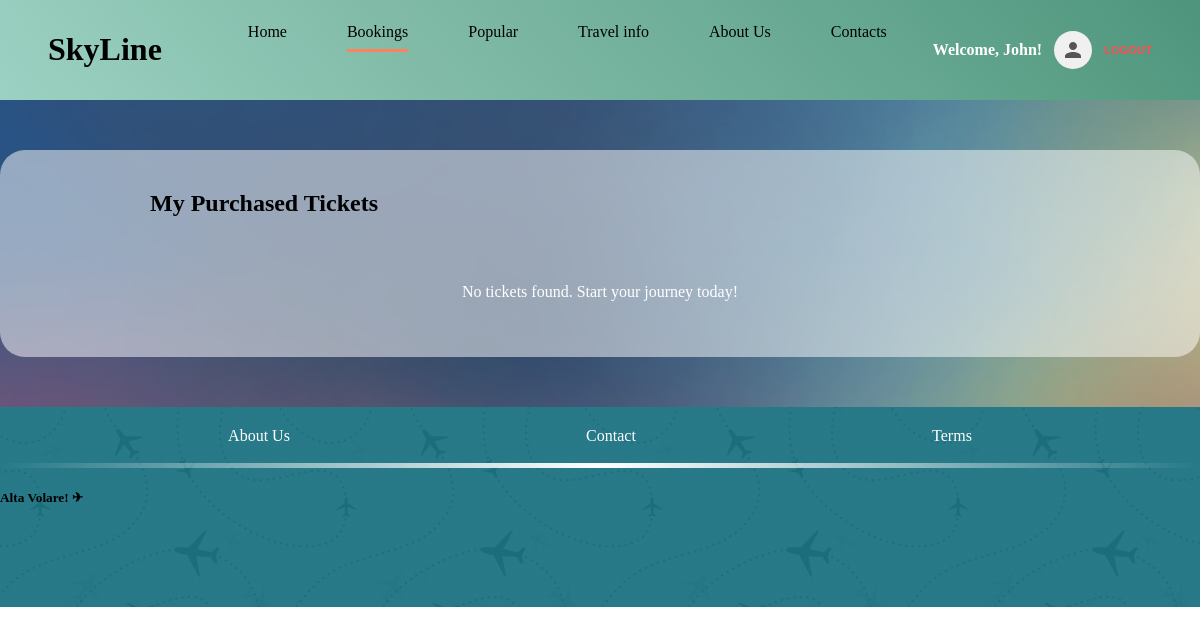
The app's page /booked-flights (signed in), older data.
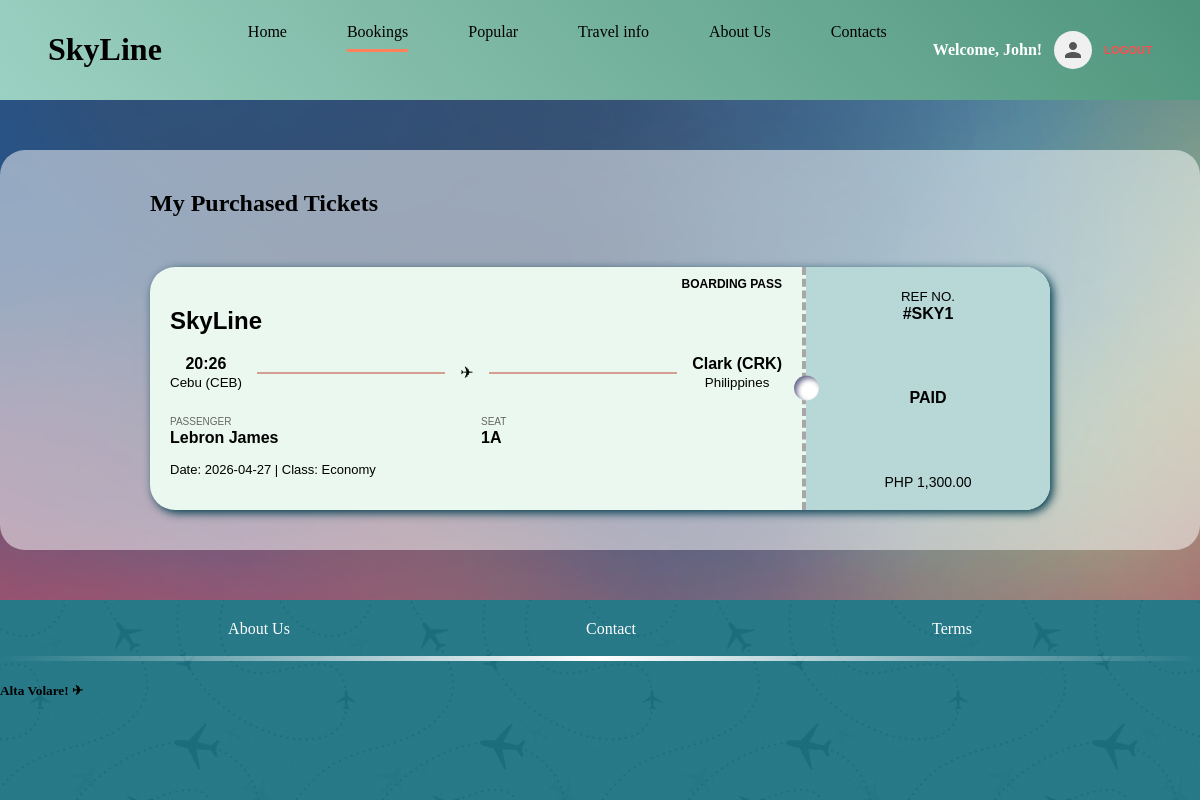
The same page, newer data.
### app.py (models this page shows)
class Booking(db.Model):
    id = db.Column(db.Integer, primary_key=True)
    user_id = db.Column(db.Integer, db.ForeignKey('user.id'), nullable=False)
    flight_id = db.Column(db.Integer, db.ForeignKey('flight.id'), nullable=False)
    flight = db.relationship('Flight', backref='bookings')
    first_name = db.Column(db.String(100))
    middle_initial = db.Column(db.String(1))
    last_name = db.Column(db.String(100))
    suffix = db.Column(db.String(10))
    dob = db.Column(db.String(20))
    nationality = db.Column(db.String(50))
    status = db.Column(db.String(50)) # Senior, Child, etc.
    tier = db.Column(db.String(20)) # Economy, Business, First
    seat_number = db.Column(db.String(10))
    total_paid = db.Column(db.Float)
    payment_method = db.Column(db.String(20))
    seats_remaining_after = db.Column(db.Integer)

class Flight(db.Model):
    id = db.Column(db.Integer, primary_key=True)
    from_country = db.Column(db.String(50), nullable=False)
    from_city = db.Column(db.String(50), nullable=False)
    to_country = db.Column(db.String(50), nullable=False)
    to_city = db.Column(db.String(50), nullable=False)
    dep_date = db.Column(db.String(20), nullable=False)
    dep_time = db.Column(db.String(20), nullable=False)
    ret_date = db.Column(db.String(20), nullable=False)
    ret_time = db.Column(db.String(20), nullable=False)
    duration = db.Column(db.String(20), nullable=False)
    tickets_economy = db.Column(db.Integer)
    tickets_business = db.Column(db.Integer)
    tickets_first = db.Column(db.Integer)
    price = db.Column(db.Float, nullable=False)
    promo_code = db.Column(db.String(50), nullable=False)
    trip_type=db.Column(db.String(50), nullable=False)

### app.py (the view)
@app.route('/booked-flights')
def bookedflights():
    if 'user_id' not in session:
        return redirect(url_for('login'))
    user_tickets = Booking.query.filter_by(user_id=session['user_id']).all()
    return render_template('bookedflights.html', purchased_tickets=user_tickets)

### app.py (called while the page is built)
@app.after_request
def add_header(response):
    response.headers["Cache-Control"] = "no-cache, no-store, must-revalidate"
    response.headers["Pragma"] = "no-cache"
    response.headers["Expires"] = "0"
    return response

### templates/bookedflights.html (shortened to what the changed rows need)
<!DOCTYPE html>
<html lang="en">
<head>
    <link rel="stylesheet" href="{{ url_for('static', filename='style.css') }}">
</head>
<body class="body">
    <div class="nav">
        <div class="logo"><h1>SkyLine</h1></div>
    </div>
<div class="booking-wrapper">
        <div class="ticket-container">
            <h2 style="font-family: 'Bookman Old Style'; margin-bottom: 20px;">My Purchased Tickets</h2>
                    {% for ticket in purchased_tickets %}
                        <div class="ticket-card">
                            <div class="ticket-left">
                                <h2>SkyLine</h2>
                                <span class="trip-tag">BOARDING PASS</span>
                                <div class="flight-path">
                                    <div style="text-align:center">
                                        <strong>{{ ticket.flight.dep_time }}</strong><br>
                                        <small>{{ ticket.flight.from_city }}</small>
                                    </div>
                                    <div class="line"></div>
                                    <div style="text-align:center">&#9992;</div>
                                    <div class="line"></div>
                                    <div style="text-align:center">
                                        <strong>{{ ticket.flight.to_city }}</strong><br>
                                        <small>{{ ticket.flight.to_country }}</small>
                                    </div>
                                </div>
                                <div style="margin-top: 20px; display: grid; grid-template-columns: 1fr 1fr; gap: 10px;">
                                    <div>
                                        <small style="text-transform: uppercase; font-size: 10px; color: #666;">Passenger</small><br>
                                        <strong>{{ ticket.first_name }} {{ ticket.last_name }}</strong>
                                    </div>
                                    <div>
                                        <small style="text-transform: uppercase; font-size: 10px; color: #666;">Seat</small><br>
                                        <strong>{{ ticket.seat_number }}</strong>
                                    </div>
                                </div>
                                <p style="margin-top: 15px; font-size: 13px;">
                                    Date: {{ ticket.flight.dep_date }} | Class: {{ ticket.tier|capitalize }}
                                </p>
                            </div>
                            <div class="ticket-right">
                                <div style="text-align: center;">
                                    <small>REF NO.</small><br>
                                    <strong>#SKY{{ ticket.id }}</strong>
                                </div>
                                <div style="font-weight: bold;">PAID</div>
                                <div style="font-size: 14px;">PHP {{ "{:,.2f}".format(ticket.total_paid) }}</div>
                            </div>
                        </div>
                        {% else %}
                            <p style="color: white; text-align: center;">No tickets found. Start your journey today!</p>
                        {% endfor %}
        </div>
</div>
</body>
</html>

Row changes from the older to the newer data that the page shows:
added Booking: flight.dep_time "20:26", flight.from_city "Cebu (CEB)", flight.to_city "Clark (CRK)", flight.to_country "Philippines", first_name "Lebron", last_name "James", seat_number "1A", flight.dep_date "2026-04-27", tier "Economy", id "1", total_paid "1,300.00"
Text that changed along with them:
text no longer shown: "No tickets found. Start your journey today!"
